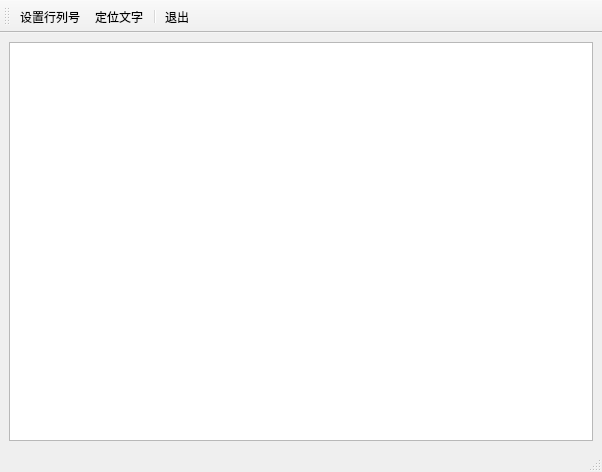
<?xml version="1.0" encoding="UTF-8"?>
<ui version="4.0">
 <class>MainWindow</class>
 <widget class="QMainWindow" name="MainWindow">
  <property name="geometry">
   <rect>
    <x>0</x>
    <y>0</y>
    <width>602</width>
    <height>472</height>
   </rect>
  </property>
  <property name="windowTitle">
   <string>MainWindow</string>
  </property>
  <widget class="QWidget" name="centralwidget">
   <layout class="QVBoxLayout" name="verticalLayout">
    <item>
     <widget class="QTableView" name="tableView"/>
    </item>
   </layout>
  </widget>
  <widget class="QMenuBar" name="menubar">
   <property name="geometry">
    <rect>
     <x>0</x>
     <y>0</y>
     <width>602</width>
     <height>26</height>
    </rect>
   </property>
  </widget>
  <widget class="QStatusBar" name="statusbar"/>
  <widget class="QToolBar" name="toolBar">
   <property name="windowTitle">
    <string>toolBar</string>
   </property>
   <property name="toolButtonStyle">
    <enum>Qt::ToolButtonTextUnderIcon</enum>
   </property>
   <attribute name="toolBarArea">
    <enum>TopToolBarArea</enum>
   </attribute>
   <attribute name="toolBarBreak">
    <bool>false</bool>
   </attribute>
   <addaction name="actionactSetRowAndCol"/>
   <addaction name="actLocate"/>
   <addaction name="separator"/>
   <addaction name="actExit"/>
  </widget>
  <action name="actionactSetRowAndCol">
   <property name="icon">
    <iconset resource="res.qrc">
     <normaloff>:/image/images/setText.png</normaloff>:/image/images/setText.png</iconset>
   </property>
   <property name="text">
    <string>设置行列号</string>
   </property>
   <property name="toolTip">
    <string>设置行号列好</string>
   </property>
  </action>
  <action name="actExit">
   <property name="icon">
    <iconset resource="res.qrc">
     <normaloff>:/image/images/close.png</normaloff>:/image/images/close.png</iconset>
   </property>
   <property name="text">
    <string>退出</string>
   </property>
   <property name="toolTip">
    <string>退出</string>
   </property>
  </action>
  <action name="actLocate">
   <property name="icon">
    <iconset resource="res.qrc">
     <normaloff>:/image/images/localrow.png</normaloff>:/image/images/localrow.png</iconset>
   </property>
   <property name="text">
    <string>定位文字</string>
   </property>
   <property name="toolTip">
    <string>定位文字</string>
   </property>
  </action>
 </widget>
 <resources>
  <include location="res.qrc"/>
 </resources>
 <connections>
  <connection>
   <sender>actExit</sender>
   <signal>triggered()</signal>
   <receiver>MainWindow</receiver>
   <slot>close()</slot>
   <hints>
    <hint type="sourcelabel">
     <x>-1</x>
     <y>-1</y>
    </hint>
    <hint type="destinationlabel">
     <x>300</x>
     <y>235</y>
    </hint>
   </hints>
  </connection>
 </connections>
</ui>
